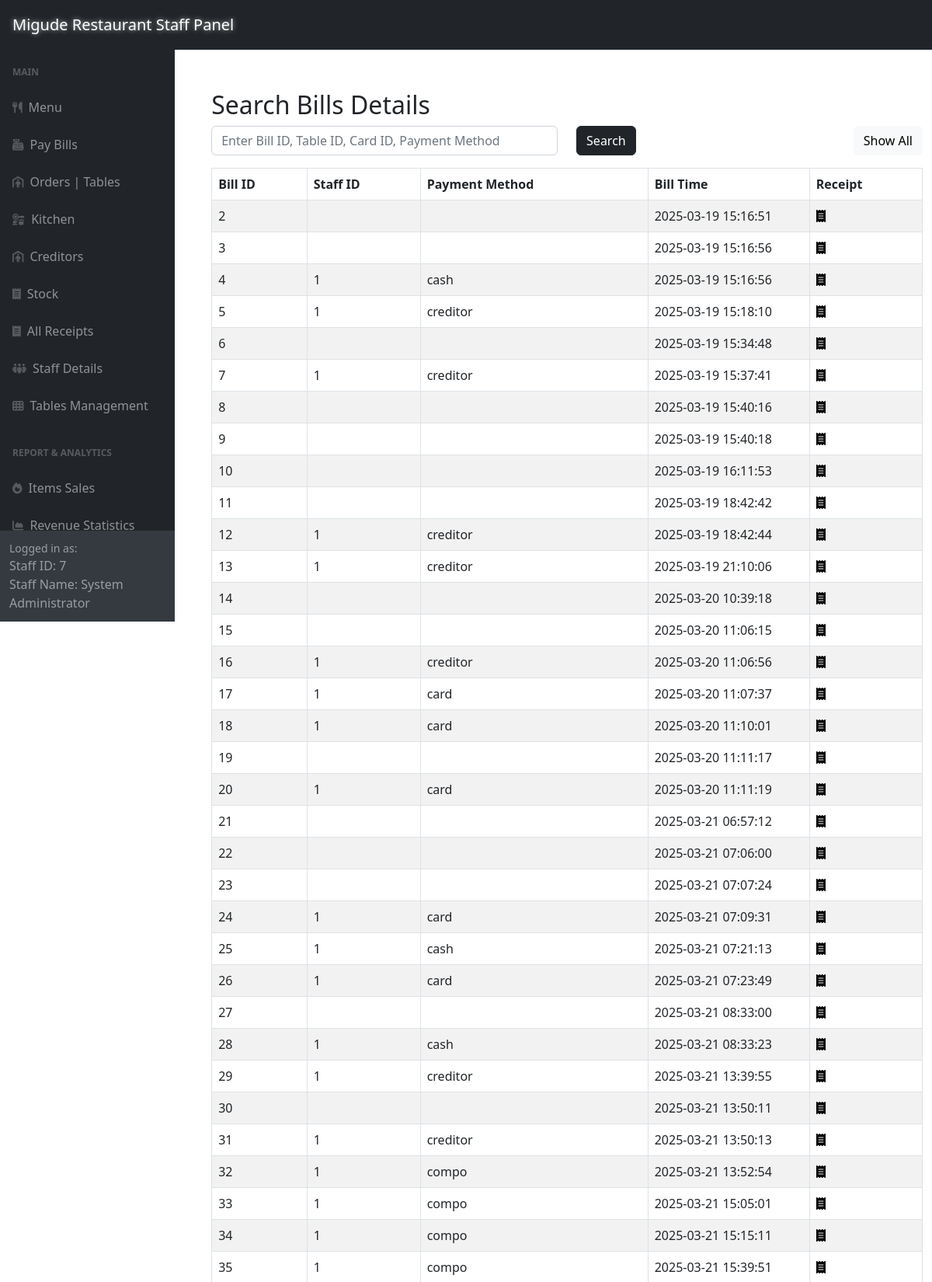
Screenshot of /adminSide/panel/bill-panel.php (signed in, upper part) with the database file from the repository.
### tables this page shows
CREATE TABLE `bills` (
  `bill_id` int(11) NOT NULL,
  `staff_id` int(11) DEFAULT NULL,
  `member_id` int(11) DEFAULT NULL,
  `reservation_id` int(11) DEFAULT NULL,
  `table_id` int(11) DEFAULT NULL,
  `card_id` int(11) DEFAULT NULL,
  `payment_method` varchar(255) DEFAULT NULL,
  `bill_time` datetime DEFAULT NULL,
  `payment_time` datetime DEFAULT NULL,
  `creditor_id` int(11) DEFAULT NULL,
  `authorizing_staff_id` int(11) DEFAULT NULL
);

### adminSide/panel/bill-panel.php (the view, shortened to what this page needs)
<?php include '../inc/dashHeader.php'; ?>
<div class="wrapper">
    <div class="container-fluid pt-5 pl-600">
        <div class="row">
            <div class="m-50">
                <div class="mt-5 mb-3">
                    <h2 class="pull-left">Search Bills Details</h2>
                    <form method="POST" action="#">
                        <div class="row">
                            <div class="col-md-6">
                                <input required type="text" id="search" name="search" class="form-control" placeholder="Enter Bill ID, Table ID, Card ID, Payment Method">
                            </div>
                            <div class="col-md-3">
                                <button type="submit" class="btn btn-dark">Search</button>
                            </div>
                            <div class="col" style="text-align: right;" >
                                <a href="bill-panel.php" class="btn btn-light">Show All</a>
                            </div>
                        </div>
                    </form>
                </div>
                <?php
                require_once "../config.php";
                if (isset($_POST['search'])) {
                    if (!empty($_POST['search'])) {
                        $search = $_POST['search'];
                        $sql = "SELECT * FROM bills WHERE table_id LIKE '%$search%' OR payment_method LIKE '%$search%' OR bill_id LIKE '%$search%' OR card_id LIKE '%$search%'";
                    } else {
                        $sql = "SELECT * FROM bills ORDER BY bill_id;";
                    }
                } else {
                    $sql = "SELECT * FROM bills ORDER BY bill_id;";
                }
                if ($result = mysqli_query($link, $sql)) {
                    if (mysqli_num_rows($result) > 0) {
                        echo '<div class="table-responsive">';
                        echo '<table class="table table-bordered table-striped mb-0" >';
                        echo "<thead>";
                        echo "<tr>";
                        echo "<th>Bill ID</th>";
                        echo "<th>Staff ID</th>";
                        echo "<th>Payment Method</th>";
                        echo "<th style='width:13em'>Bill Time</th>";
                        echo "<th>Receipt</th>";
                        echo "</tr>";
                        echo "</thead>";
                        echo "<tbody>";
                        while ($row = mysqli_fetch_array($result)) {
                            echo "<tr>";
                            echo "<td>" . $row['bill_id'] . "</td>";
                            echo "<td>" . $row['staff_id'] . "</td>";
                            echo "<td>" . $row['payment_method'] . "</td>";
                            echo "<td>" . $row['bill_time'] . "</td>";
                            echo "<td>";
                            echo '<a href="../posBackend/receipt.php?bill_id='. $row['bill_id'] .'" title="Receipt" data-toggle="tooltip"><span class="fa fa-receipt text-black"></span></a>';
                            echo "</td>";
                            echo "</tr>";
                        }
                        echo "</tbody>";
                        echo "</table>";
                        echo '</div>';
                    } else {
                        echo '<div class="alert alert-danger"><em>No records were found.</em></div>';
                    }
                } else {
                    echo "Oops! Something went wrong. Please try again later.";
                }
                ?>
            </div>
        </div>
    </div>
</div>
<?php include '../inc/dashFooter.php'; ?>

### adminSide/inc/dashHeader.php (style rules this page uses)
html, body { overflow-x: hidden; width: 100%; }
.container, .container-fluid { max-width: 100%; }

### adminSide/panel/bill-panel.php (style rules this page uses)
.wrapper { width: 100%; max-width: 1300px; padding-left: 200px; padding-top: 20px }
.table-responsive { width: 100%; overflow-x: auto; -webkit-overflow-scrolling: touch; }

### rows the page displays
bills: bill_id "2", bill_time "2025-03-19 15:16:51"
bills: bill_id "3", bill_time "2025-03-19 15:16:56"
bills: bill_id "4", staff "1", payment_method "cash", bill_time "2025-03-19 15:16:56"
bills: bill_id "5", staff "1", payment_method "creditor", bill_time "2025-03-19 15:18:10"
bills: bill_id "6", bill_time "2025-03-19 15:34:48"
bills: bill_id "7", staff "1", payment_method "creditor", bill_time "2025-03-19 15:37:41"
bills: bill_id "8", bill_time "2025-03-19 15:40:16"
bills: bill_id "9", bill_time "2025-03-19 15:40:18"
bills: bill_id "10", bill_time "2025-03-19 16:11:53"
bills: bill_id "11", bill_time "2025-03-19 18:42:42"
bills: bill_id "12", staff "1", payment_method "creditor", bill_time "2025-03-19 18:42:44"
bills: bill_id "13", staff "1", payment_method "creditor", bill_time "2025-03-19 21:10:06"
bills: bill_id "14", bill_time "2025-03-20 10:39:18"
bills: bill_id "15", bill_time "2025-03-20 11:06:15"
bills: bill_id "16", staff "1", payment_method "creditor", bill_time "2025-03-20 11:06:56"
bills: bill_id "17", staff "1", payment_method "card", bill_time "2025-03-20 11:07:37"
bills: bill_id "18", staff "1", payment_method "card", bill_time "2025-03-20 11:10:01"
bills: bill_id "19", bill_time "2025-03-20 11:11:17"
bills: bill_id "20", staff "1", payment_method "card", bill_time "2025-03-20 11:11:19"
bills: bill_id "21", bill_time "2025-03-21 06:57:12"
bills: bill_id "22", bill_time "2025-03-21 07:06:00"
bills: bill_id "23", bill_time "2025-03-21 07:07:24"
bills: bill_id "24", staff "1", payment_method "card", bill_time "2025-03-21 07:09:31"
bills: bill_id "25", staff "1", payment_method "cash", bill_time "2025-03-21 07:21:13"
bills: bill_id "26", staff "1", payment_method "card", bill_time "2025-03-21 07:23:49"
bills: bill_id "27", bill_time "2025-03-21 08:33:00"
bills: bill_id "28", staff "1", payment_method "cash", bill_time "2025-03-21 08:33:23"
bills: bill_id "29", staff "1", payment_method "creditor", bill_time "2025-03-21 13:39:55"
bills: bill_id "30", bill_time "2025-03-21 13:50:11"
bills: bill_id "31", staff "1", payment_method "creditor", bill_time "2025-03-21 13:50:13"
bills: bill_id "32", staff "1", payment_method "compo", bill_time "2025-03-21 13:52:54"
bills: bill_id "33", staff "1", payment_method "compo", bill_time "2025-03-21 15:05:01"
bills: bill_id "34", staff "1", payment_method "compo", bill_time "2025-03-21 15:15:11"
bills: bill_id "35", staff "1", payment_method "compo", bill_time "2025-03-21 15:39:51"

### other values shown
$_SESSION['logged_account_id'] "7"
$_SESSION['logged_staff_name'] "System Administrator"
